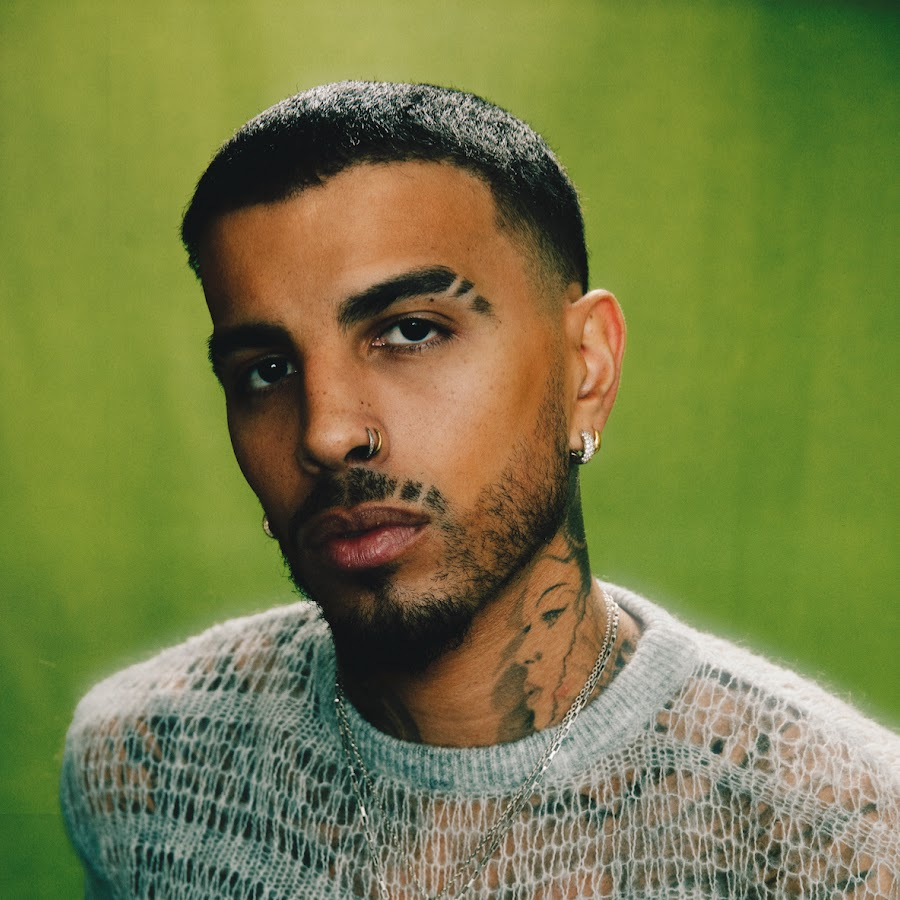
%> input picture Objetos/rauw.jpg, 900 x 900 px
$ octave C3.m   (GNU Octave 9; MATLAB toolbox functions it lacks are replaced by stand-ins)
%> lines starting %> are read from the running program, lines starting %| are printed output that depends on the picture
clear , clc, close all

c=imread('rauw.jpg');
%> c is the input picture: size 900x900x3 uint8; mean R, G, B 118.6, 123.9, 68.7
sz=size(c);
%> sz = [900 900 3]

r=zeros(sz);
r(:,:,1)=c(:,:,1);
g=zeros(sz);
g(:,:,2)=c(:,:,2);
b=zeros(sz);
b(:,:,3)=c(:,:,3);
% a=zeros(sz);
a=r+g; %a(:,:1:2)=c(:,:,1:2)
% cy=zeros(sz);
cy=b+g; %cy(:,:2:3)=c(:,:,2:3)
% m=zeros(sz);
m=r+b; %m(:,:1:2:3)=c(:,:,1:2:3)
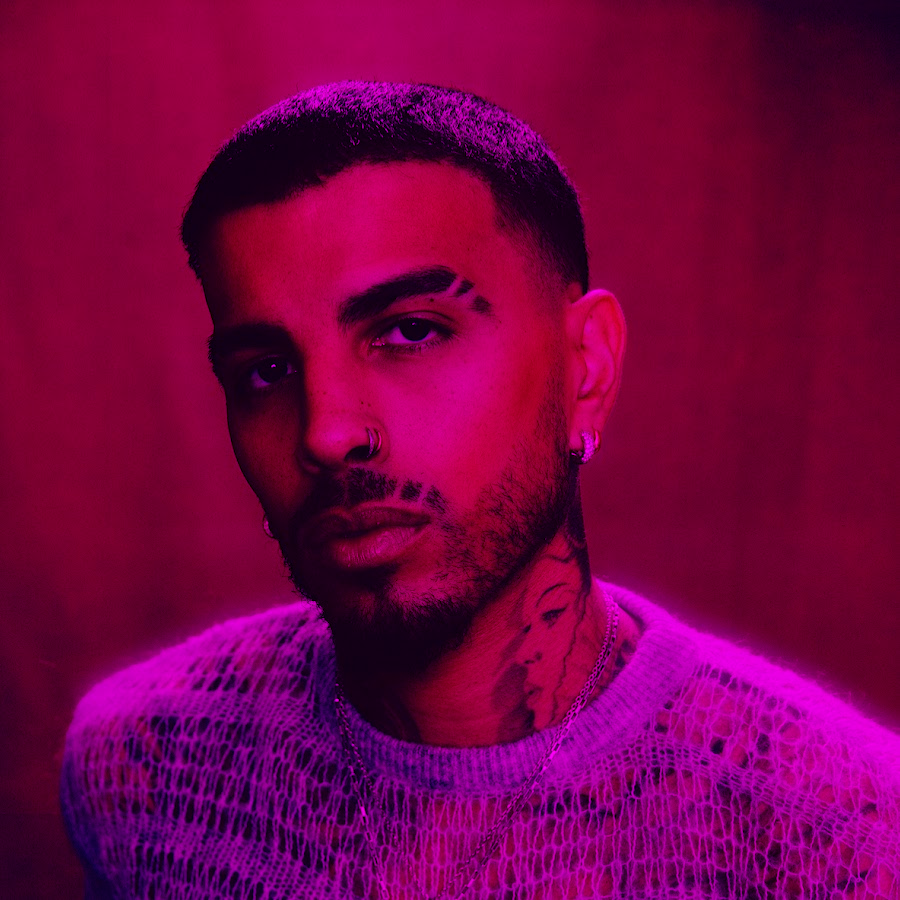
%> m: size 900x900x3 double; mean R, G, B 118.6, 0, 68.7
figure
subplot(2,2,1), imshow(c)
subplot(2,2,2), imshow(r/255) %imshow(uint8(r))
subplot(2,2,3), imshow(g/255)
subplot(2,2,4), imshow(b/255)
figure
subplot(2,2,1), imshow(c)
subplot(2,2,2), imshow(a/255)
subplot(2,2,3), imshow(cy/255)
subplot(2,2,4), imshow(m/255)
%> after `imshow(m/255)`:
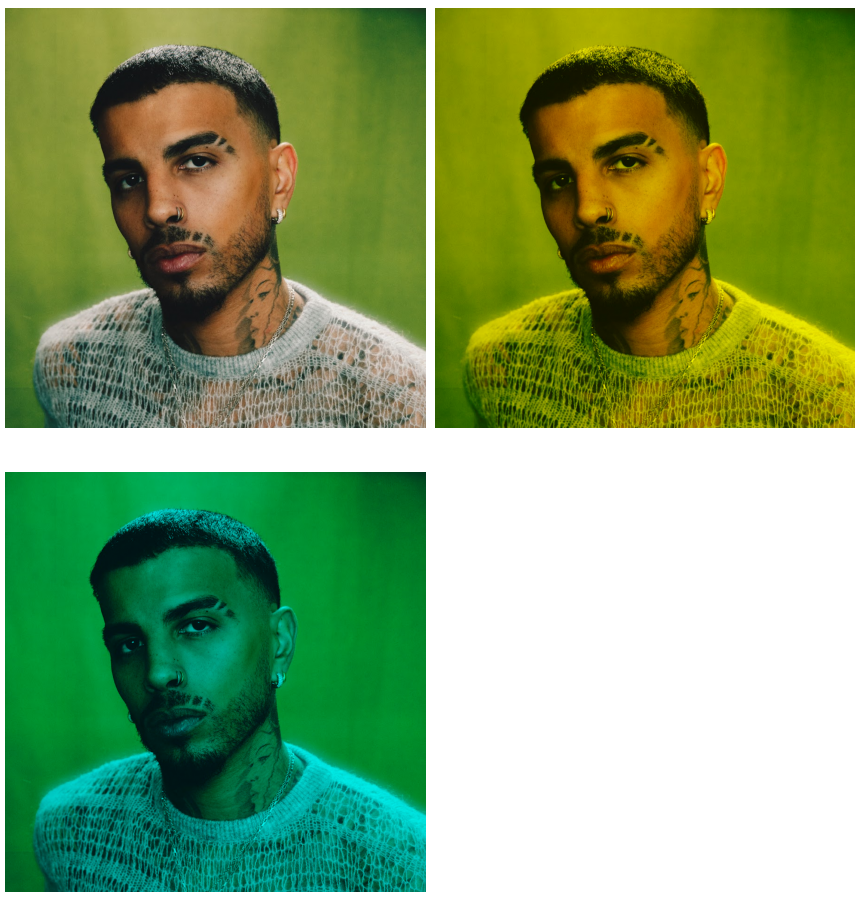
%> figure redrawn from the program's plot data, 4 panels

rg=c(:,:,1);
gg=c(:,:,2);
bg=c(:,:,3);
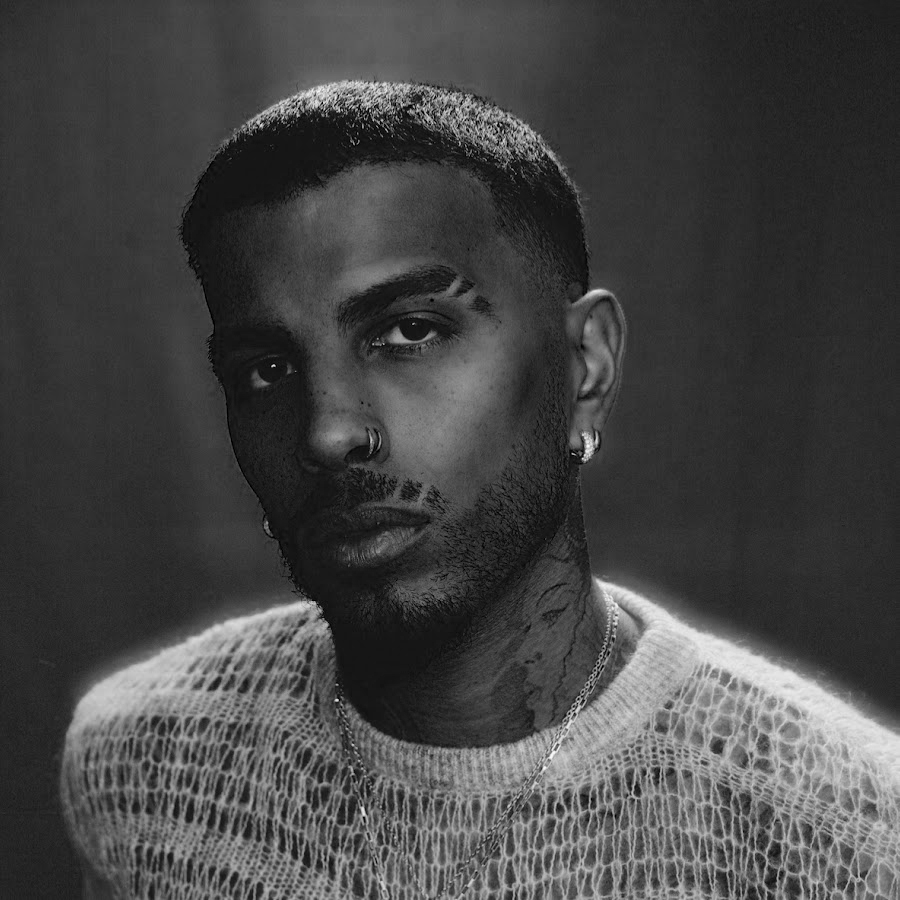
%> bg: size 900x900 uint8; min 0, max 250, mean 68.7
figure
subplot(2,2,1),imshow(c)
subplot(2,2,2),imshow(rg)
subplot(2,2,3),imshow(gg)
subplot(2,2,4),imshow(bg)

grs=rgb2gray(c);
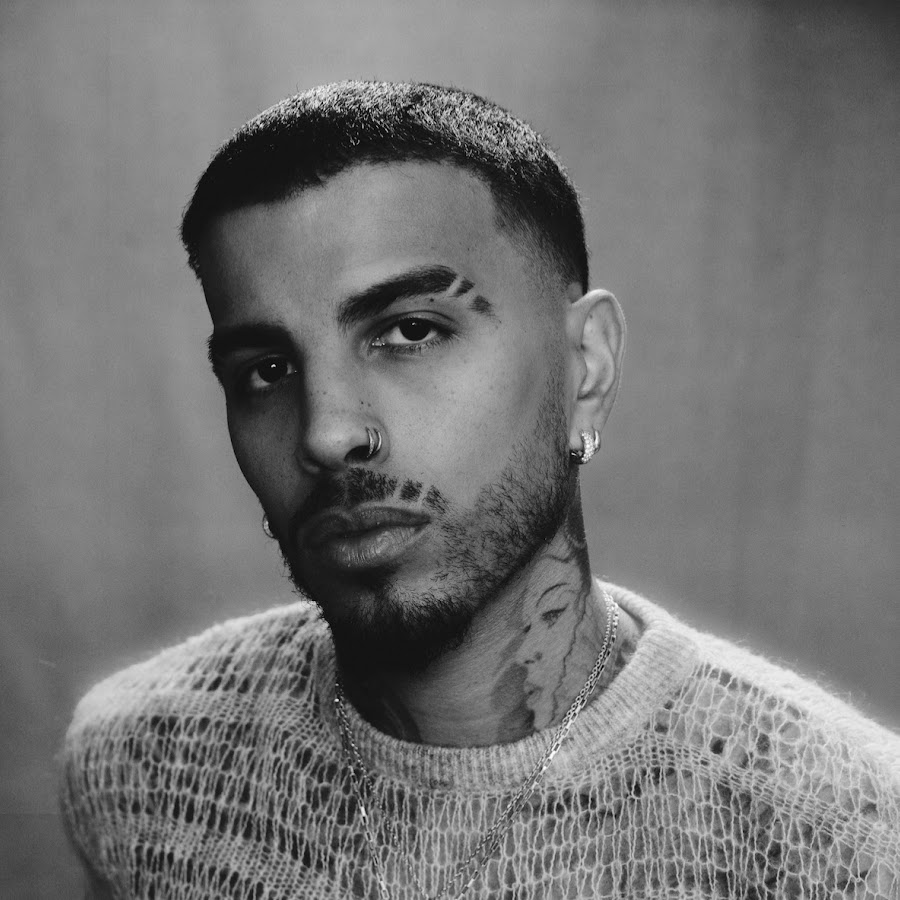
%> grs: size 900x900 uint8; min 0, max 253, mean 116
figure,subplot(1,2,1),imshow(c)
subplot(1,2,2),imshow(grs)

figure
subplot(2,2,1),imshow(grs)
subplot(2,2,2),imshow(rg)
subplot(2,2,3),imshow(gg)
subplot(2,2,4),imshow(bg)

figure,subplot(1,2,1),imshow(grs)
subplot(1,2,2), mesh(grs) %mesh(double(grs))
%> after `mesh(grs)`:
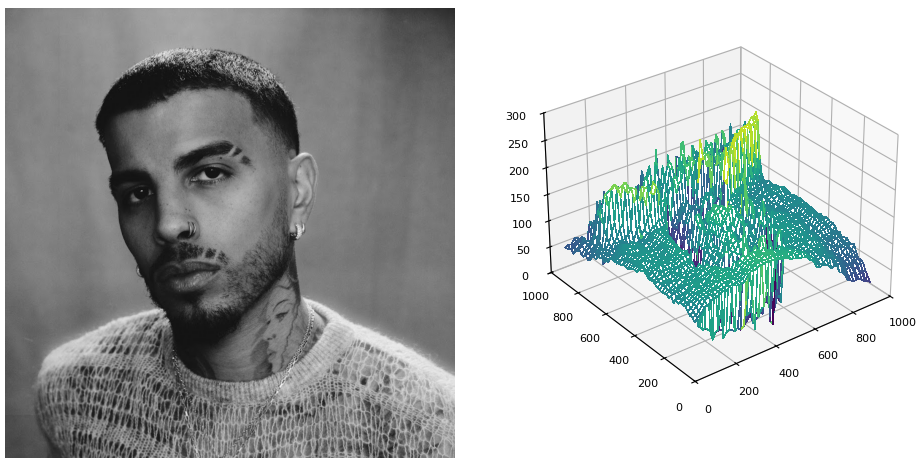
%> figure redrawn from the program's plot data, 2 panels

$ run again, with Objetos/esferascolores.JPG copied over Objetos/rauw.jpg
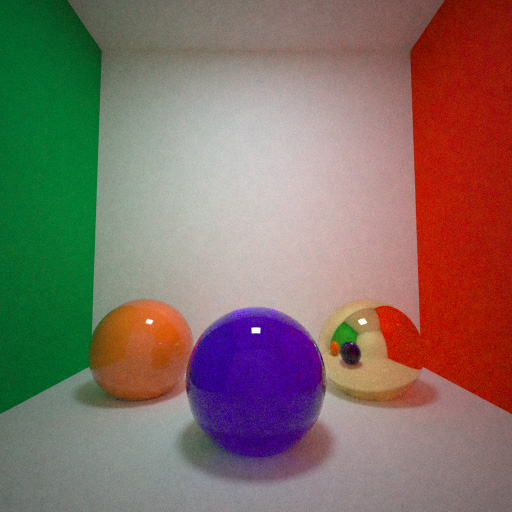
%> input picture Objetos/esferascolores.JPG, 512 x 512 px
%> c is the input picture: size 512x512x3 uint8; mean R, G, B 130.6, 110.5, 101.3
%> `grs=rgb2gray(c);`:
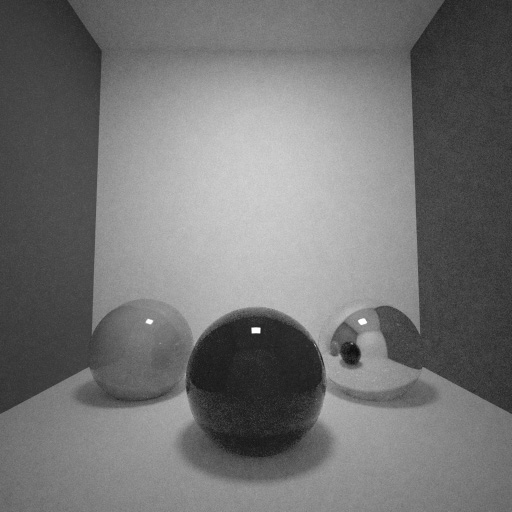
%> grs: size 512x512 uint8; min 11, max 255, mean 115.4
%> `mesh(grs)`:
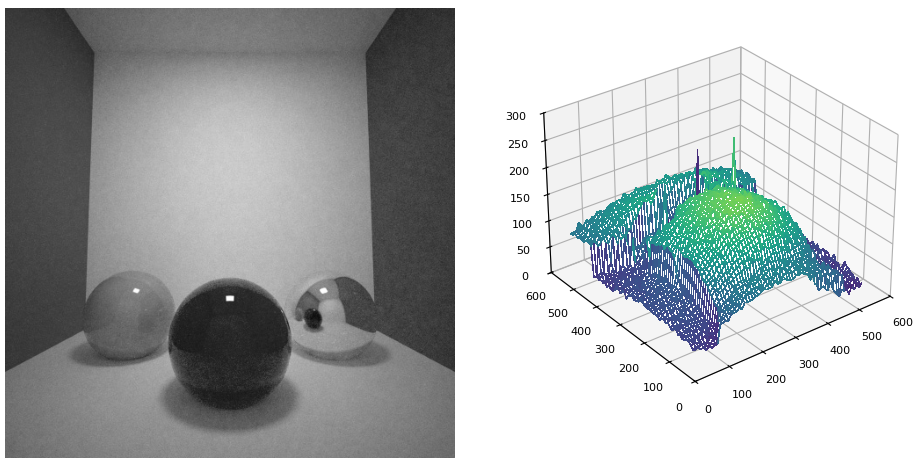
%> figure redrawn from the program's plot data, 2 panels
